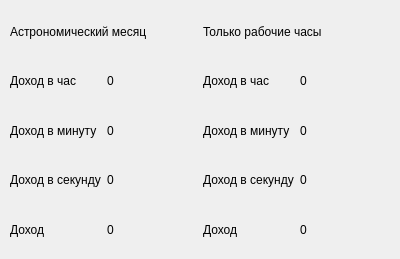
<?xml version="1.0" encoding="UTF-8"?>
<ui version="4.0">
 <class>Form</class>
 <widget class="QWidget" name="Form">
  <property name="geometry">
   <rect>
    <x>0</x>
    <y>0</y>
    <width>400</width>
    <height>259</height>
   </rect>
  </property>
  <property name="windowTitle">
   <string>Form</string>
  </property>
  <widget class="QWidget" name="gridLayoutWidget">
   <property name="geometry">
    <rect>
     <x>10</x>
     <y>10</y>
     <width>381</width>
     <height>241</height>
    </rect>
   </property>
   <layout class="QGridLayout" name="gridLayout">
    <item row="1" column="0">
     <widget class="QLabel" name="label_2">
      <property name="text">
       <string>Доход в час</string>
      </property>
     </widget>
    </item>
    <item row="2" column="0">
     <widget class="QLabel" name="label_6">
      <property name="text">
       <string>Доход в минуту</string>
      </property>
     </widget>
    </item>
    <item row="3" column="0">
     <widget class="QLabel" name="label_7">
      <property name="text">
       <string>Доход в секунду</string>
      </property>
     </widget>
    </item>
    <item row="4" column="0">
     <widget class="QLabel" name="label_8">
      <property name="text">
       <string>Доход</string>
      </property>
     </widget>
    </item>
    <item row="1" column="1">
     <widget class="QLabel" name="salaryInHour_month">
      <property name="text">
       <string>0</string>
      </property>
     </widget>
    </item>
    <item row="1" column="2">
     <widget class="QLabel" name="label_10">
      <property name="text">
       <string>Доход в час</string>
      </property>
     </widget>
    </item>
    <item row="1" column="3">
     <widget class="QLabel" name="salaryInHour_wh">
      <property name="text">
       <string>0</string>
      </property>
     </widget>
    </item>
    <item row="2" column="1">
     <widget class="QLabel" name="salaryInMinute_month">
      <property name="text">
       <string>0</string>
      </property>
     </widget>
    </item>
    <item row="2" column="2">
     <widget class="QLabel" name="label_13">
      <property name="text">
       <string>Доход в минуту</string>
      </property>
     </widget>
    </item>
    <item row="2" column="3">
     <widget class="QLabel" name="salaryInMinute_wh">
      <property name="text">
       <string>0</string>
      </property>
     </widget>
    </item>
    <item row="3" column="1">
     <widget class="QLabel" name="salaryInSec_month">
      <property name="text">
       <string>0</string>
      </property>
     </widget>
    </item>
    <item row="3" column="2">
     <widget class="QLabel" name="label_16">
      <property name="text">
       <string>Доход в секунду</string>
      </property>
     </widget>
    </item>
    <item row="3" column="3">
     <widget class="QLabel" name="salaryInSec_wh">
      <property name="text">
       <string>0</string>
      </property>
     </widget>
    </item>
    <item row="4" column="1">
     <widget class="QLabel" name="salary_month">
      <property name="text">
       <string>0</string>
      </property>
     </widget>
    </item>
    <item row="4" column="2">
     <widget class="QLabel" name="label_19">
      <property name="text">
       <string>Доход</string>
      </property>
     </widget>
    </item>
    <item row="4" column="3">
     <widget class="QLabel" name="salary_wh">
      <property name="text">
       <string>0</string>
      </property>
     </widget>
    </item>
    <item row="0" column="0" colspan="2">
     <widget class="QLabel" name="label">
      <property name="text">
       <string>Астрономический месяц</string>
      </property>
     </widget>
    </item>
    <item row="0" column="2" colspan="2">
     <widget class="QLabel" name="label_4">
      <property name="text">
       <string>Только рабочие часы</string>
      </property>
     </widget>
    </item>
   </layout>
  </widget>
 </widget>
 <resources/>
 <connections/>
</ui>
